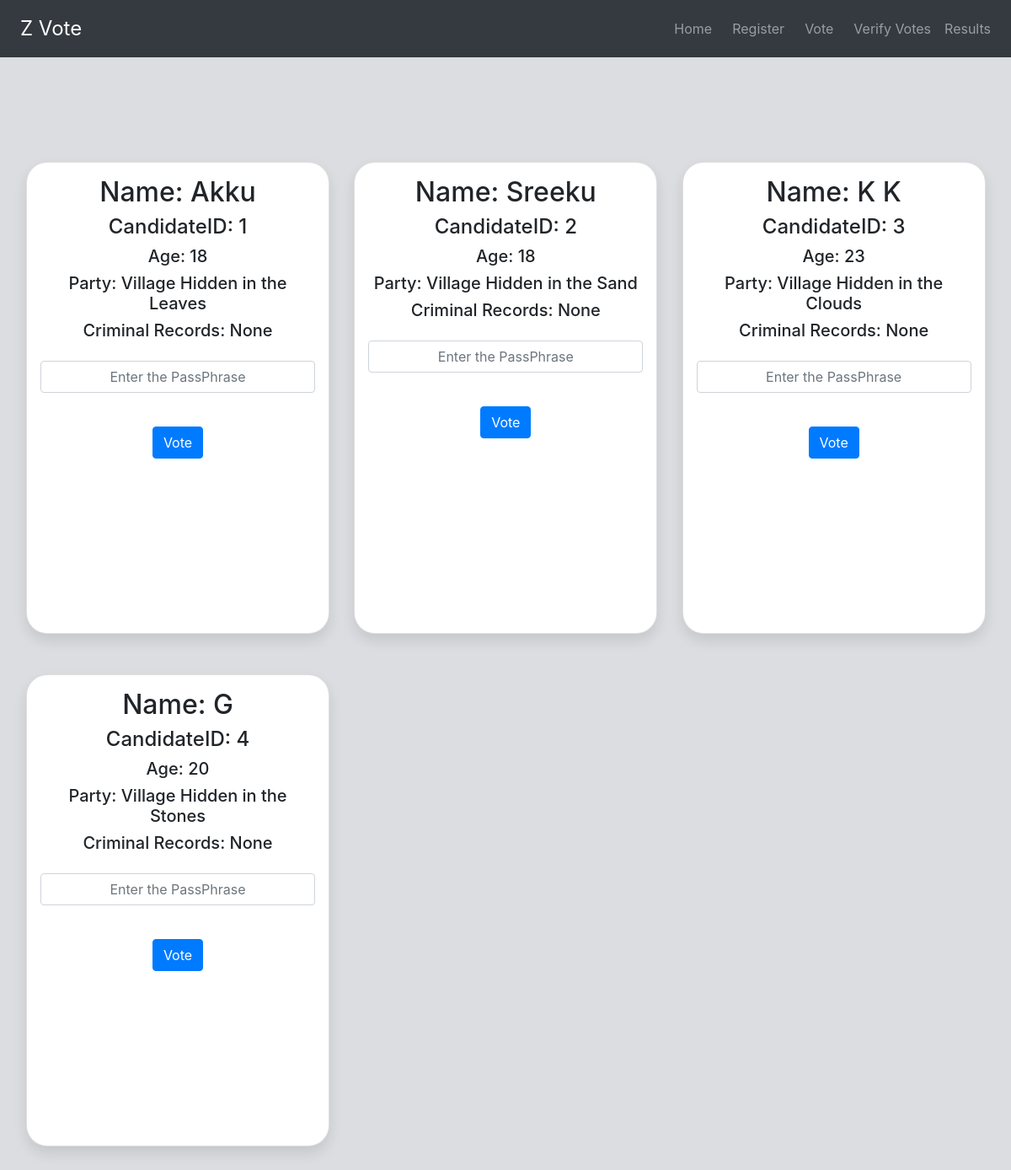
Screenshot of /vote/ with the database file from the repository.
### poll/models.py (models this page shows, shortened)
class Candidate(models.Model):
    candidateID = models.IntegerField(primary_key=True)
    name = models.CharField(max_length=100)
    age = models.IntegerField(default=18)
    party = models.CharField(max_length=100)
    criminalRecords = models.BooleanField(default=False)
    count = models.IntegerField(default=0)

### poll/views.py (the view)
# urls.py: path('vote/', views.vote, name='vote'),
def vote(request):
    candidates = models.Candidate.objects.all()
    context = {'candidates': candidates}
    return render(request, 'poll/vote.html', context)

### poll/templates/poll/vote.html (shortened to what this page needs)
{% extends './base.html' %}
{% block content %}
<body>
    <div class="row text-center p-3">
        {% if candidates %}
        {% for candidate in candidates %}
        <div class="col-md-4">
            <div class="card p-3 mt-5 mx-auto"
            style="border-radius: 25px; width: 30vw; height: 70vh; box-shadow: 0 0.5rem 1rem 0 rgba(0, 0, 0, 0.1);
        font-size: 1.4vw;">
                <h2>Name: {{ candidate.name }}</h2>
                <h4>CandidateID: {{ candidate.candidateID }}</h4>
                <h5>Age: {{ candidate.age }}</h5>
                <h5>Party: {{ candidate.party }}</h5>
                <h5>Criminal Records: {% if candidate.criminalRecords == False %} None {% else %} Present {% endif %}
                </h5>
                <form action="{% url 'create' pk=candidate.candidateID %}" method="POST" class="form-group">
                    <input type="text" name="phrase" class="form-control my-3" placeholder="Enter the PassPhrase" style="text-align: center;" required>
                    <input type="submit" value="Vote" class="btn btn-primary my-4">
                </form>
            </div>
        </div>
        {% endfor %}
        {% else %}
        <p>No candidates yet</p>
        {% endif %}
    </div>
</body>
{% endblock %}

### poll/templates/poll/base.html (shortened to what this page needs)
<!DOCTYPE html>
<html lang="en">
<head>
    <link href="https://stackpath.bootstrapcdn.com/bootstrap/4.4.1/css/bootstrap.min.css" rel="stylesheet">
</head>
<body>
    <nav class='navbar navbar-expand-lg navbar-dark bg-dark justify-content-between'>
        <a href="/admin" class="navbar-brand p-2" style="font-size: 2vw;">Z Vote</a>
        <ul class="navbar-nav">
            <li class="nav-item mr-2">
                <a href="{% url 'home' %}" class="nav-link">Home</a>
            </li>
            <li class="nav-item mr-2">
                <a href="{% url 'register' %}" class="nav-link">Register</a>
            </li>
            <li class="nav-item mr-2">
                <a href="{% url 'login' %}" class="nav-link">Vote</a>
            </li>
            <li class="nav-item">
                <a href="{% url 'verify' %}" class="nav-link">Verify Votes</a>
            </li>
            <li class="nav-item">
                <a href="{% url 'result' %}" class="nav-link">Results</a>
            </li>
        </ul>
    </nav>
    <div class="container-fluid bg1">
                {% block content %}
                {% endblock %}
    </div>
</body>

### poll/templates/poll/base.html (style rules this page uses)
.bg1 { background-color: #dcdde1; padding-top: 5%; padding-bottom: 31%; }

### rows the page displays
Candidate: name "Akku", candidateID "1", age "18", party "Village Hidden in the Leaves", criminalRecords "None"
Candidate: name "Sreeku", candidateID "2", age "18", party "Village Hidden in the Sand", criminalRecords "None"
Candidate: name "K K", candidateID "3", age "23", party "Village Hidden in the Clouds", criminalRecords "None"
Candidate: name "G", candidateID "4", age "20", party "Village Hidden in the Stones", criminalRecords "None"
